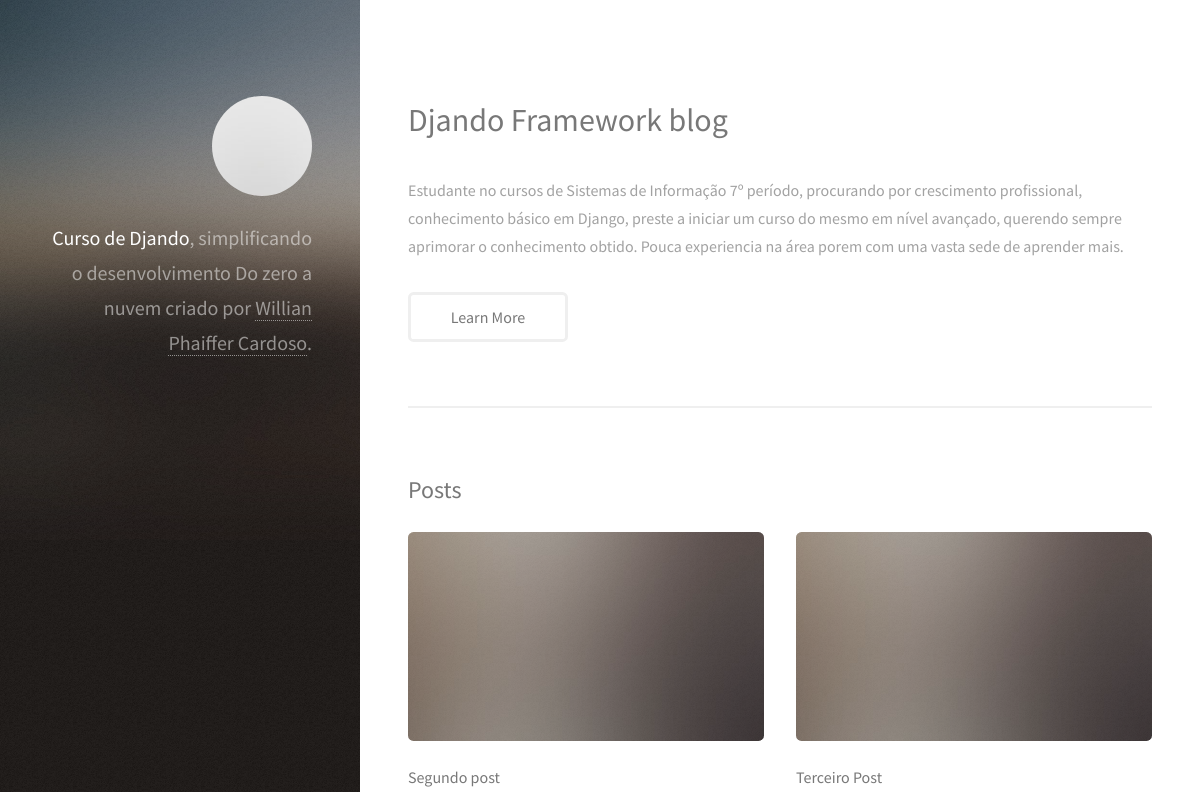
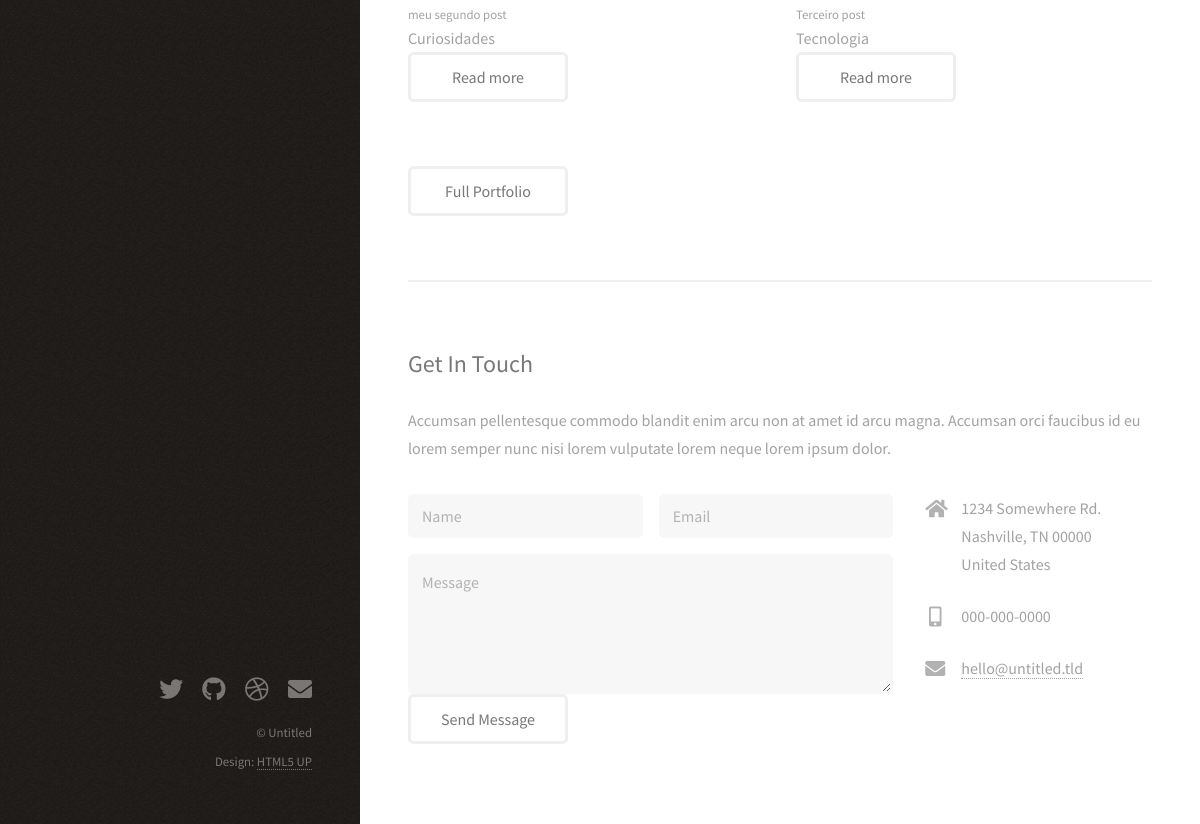
The app's page /, older data (2 pictures, top to bottom).
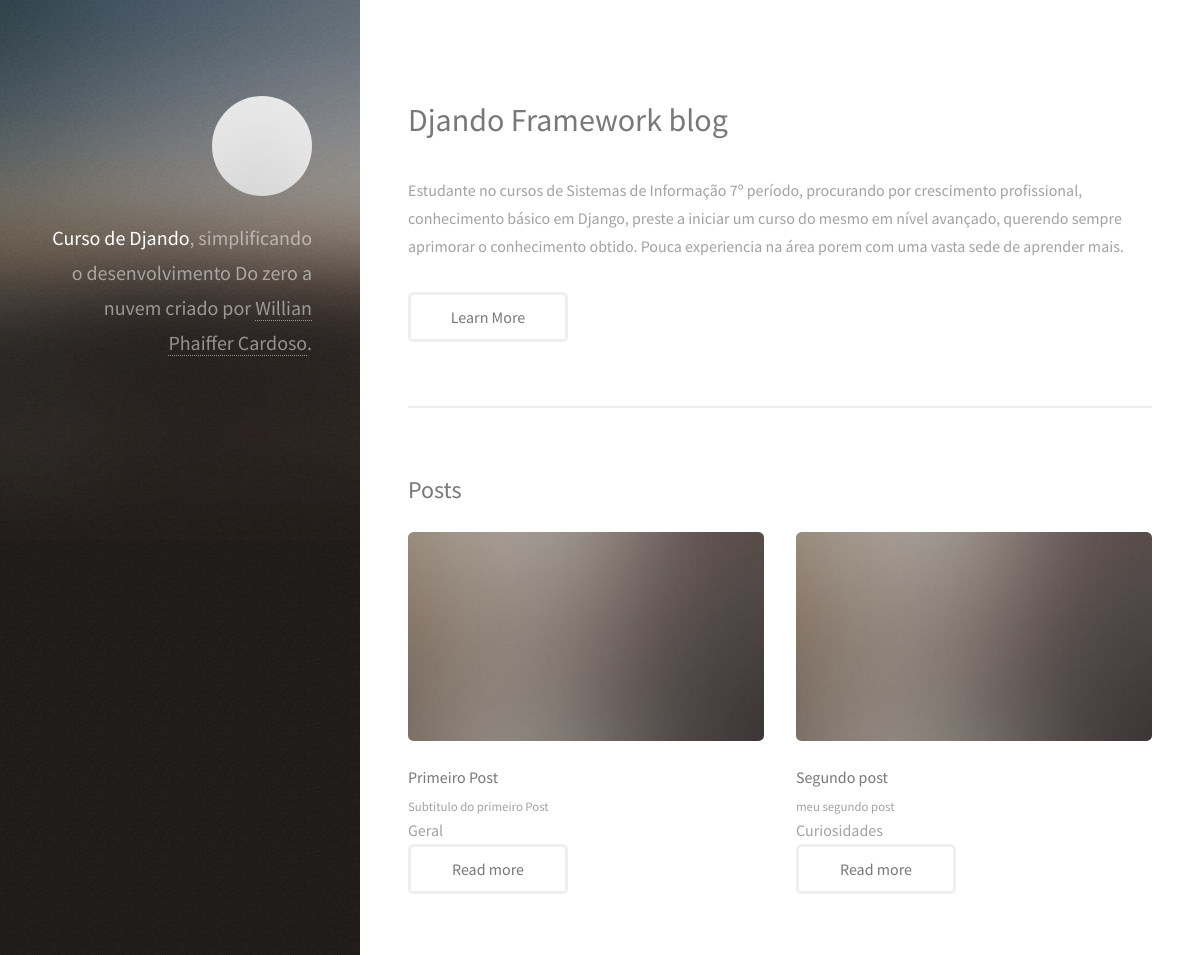
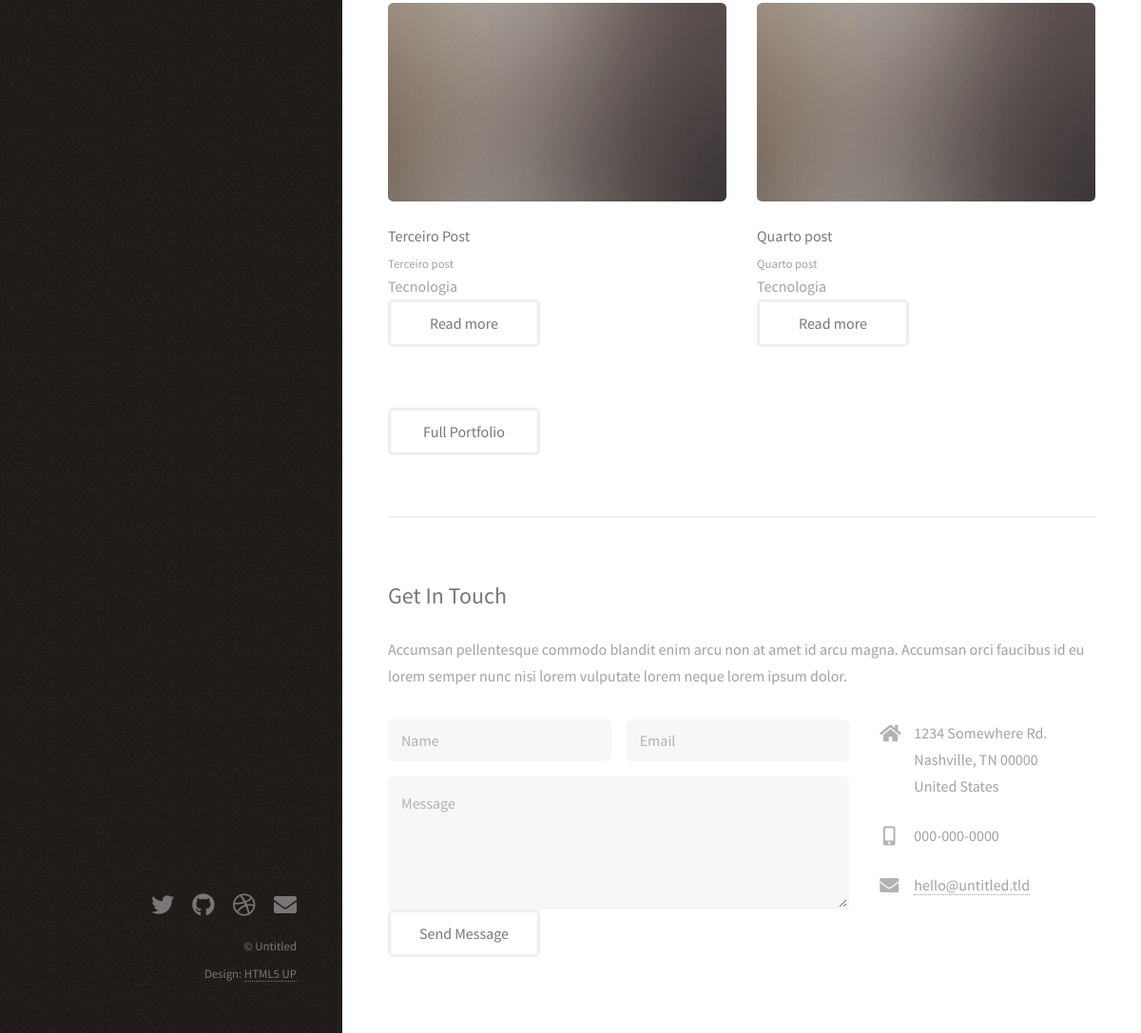
The same page, newer data (2 pictures, top to bottom).
### website/models.py (models this page shows, shortened)
class Post(models.Model):
    title = models.CharField(max_length=100)
    sub_title = models.CharField(max_length=200)
    content = models.TextField()
    categories = models.CharField(
        max_length=2,
        choices=Categorias.choices,
        default=Categorias.GR,
    )
    deleted = models.BooleanField(default=True)
    imagem = models.ImageField(upload_to='posts', null=True, blank=True)
    def full_name(self):
        return self.title + self.sub_title
    def get_category_label(self):
        return self.get_categories_display()
    full_name.admin_order_field = 'title'

### website/views.py (the view)
# urls.py: path('', hello_blog, name='home_blog'),
def hello_blog(request):
    lista = [
         'Django', 'Python', 'Git', 'Html',
          'Banco de Dados', 'Linux', 'Nginx', 'Uwsgi',
         'Systemctl'
    ]
    list_posts = Post.objects.filter(deleted=False)
    data = {
         'name':'Curso de Django 3',
         'lista_tecnologias': lista,
         'posts': list_posts
           }
    return render(request, 'index.html', data)

### website/templates/index.html (shortened to what this page needs)
{% load static %}
<!DOCTYPE HTML>
<html>
	<head>
		<link rel="stylesheet" href="{% static 'assets/css/main.css' %}" />
	</head>
	<body class="is-preload">
			<header id="header">
				<div class="inner">
					<a href="#" class="image avatar"><img src="{% static 'images/avatar.jpg' %}" alt="" /></a>
					<h1><strong>Curso de Djando</strong>, simplificando o desenvolvimento<br />
					Do zero a nuvem<br />
					criado por <a href="#">Willian Phaiffer Cardoso</a>.</h1>
				</div>
			</header>
			<div id="main">
					<section id="one">
						<header class="major">
							<h2>Djando Framework blog</h2>
						</header>
						<p>Estudante no cursos de Sistemas de Informação 7º período, procurando por crescimento profissional, conhecimento básico em Django, preste a iniciar um curso do mesmo em nível avançado, querendo sempre aprimorar o conhecimento obtido. Pouca experiencia na área porem com uma vasta sede de aprender mais.</p>
						<ul class="actions">
							<li><a href="https://www.linkedin.com/in/willian-phaiffer-aa6759102/" class="button">Learn More</a></li>
						</ul>
					</section>
					<section id="two">
						<h2>Posts</h2>
						<div class="row">
							{% for post in posts %}
							<article class="col-6 col-12-xsmall work-item">
								{% if post.imagem %}
									<img src="{{ post.imagem.url }}" alt="" width="300px" height="150px" /></a>
								{% else %}
								<a href="{% static 'images/fulls/01.jpg' %}" class="image fit thumb">
									<img src="{% static 'images/thumbs/01.jpg' %}" alt="" /></a>
								{% endif %}
								<h3>{{ post.title }}</h3>
								<p>{{ post.sub_title }}</p>
								<span>{{ post.get_category_label }}</span>
								<ul class="actions">
									<li><a href="{% url 'post_detail' post.id %}" class="button">Read more</a></li>
								</ul>
							</article>
							{% endfor %}
						</div>
						<ul class="actions">
							<li><a href="#" class="button">Full Portfolio</a></li>
						</ul>
					</section>
					<section id="three">
						<h2>Get In Touch</h2>
						<p>Accumsan pellentesque commodo blandit enim arcu non at amet id arcu magna. Accumsan orci faucibus id eu lorem semper nunc nisi lorem vulputate lorem neque lorem ipsum dolor.</p>
						<div class="row">
							<div class="col-8 col-12-small">
								<form method="post" action="{% url 'save_form' %}">
									<div class="row gtr-uniform gtr-50">
										<div class="col-6 col-12-xsmall"><input type="text" name="name" id="name" placeholder="Name" /></div>
										<div class="col-6 col-12-xsmall"><input type="email" name="email" id="email" placeholder="Email" /></div>
										<div class="col-12"><textarea name="message" id="message" placeholder="Message" rows="4"></textarea></div>
									</div>
										<input type="submit" value="Send Message" />
								</form>
							</div>
							<div class="col-4 col-12-small">
								<ul class="labeled-icons">
									<li>
										<h3 class="icon solid fa-home"><span class="label">Address</span></h3>
										1234 Somewhere Rd.<br />
										Nashville, TN 00000<br />
										United States
									</li>
									<li>
										<h3 class="icon solid fa-mobile-alt"><span class="label">Phone</span></h3>
										000-000-0000
									</li>
									<li>
										<h3 class="icon solid fa-envelope"><span class="label">Email</span></h3>
										<a href="#">hello@untitled.tld</a>
									</li>
								</ul>
							</div>
						</div>
					</section>
			</div>
			<footer id="footer">
				<div class="inner">
					<ul class="icons">
						<li><a href="#" class="icon brands fa-twitter"><span class="label">Twitter</span></a></li>
						<li><a href="#" class="icon brands fa-github"><span class="label">Github</span></a></li>
						<li><a href="#" class="icon brands fa-dribbble"><span class="label">Dribbble</span></a></li>
						<li><a href="#" class="icon solid fa-envelope"><span class="label">Email</span></a></li>
					</ul>
					<ul class="copyright">
						<li>&copy; Untitled</li><li>Design: <a href="http://html5up.net">HTML5 UP</a></li>
					</ul>
				</div>
			</footer>
	</body>
</html>

Row changes from the older to the newer data that the page shows:
now on this page (row edited): Post: title "Primeiro Post", sub_title "Subtitulo do primeiro Post", get_category_label "Geral"
added Post: title "Quarto post", sub_title "Quarto post", get_category_label "Tecnologia"
